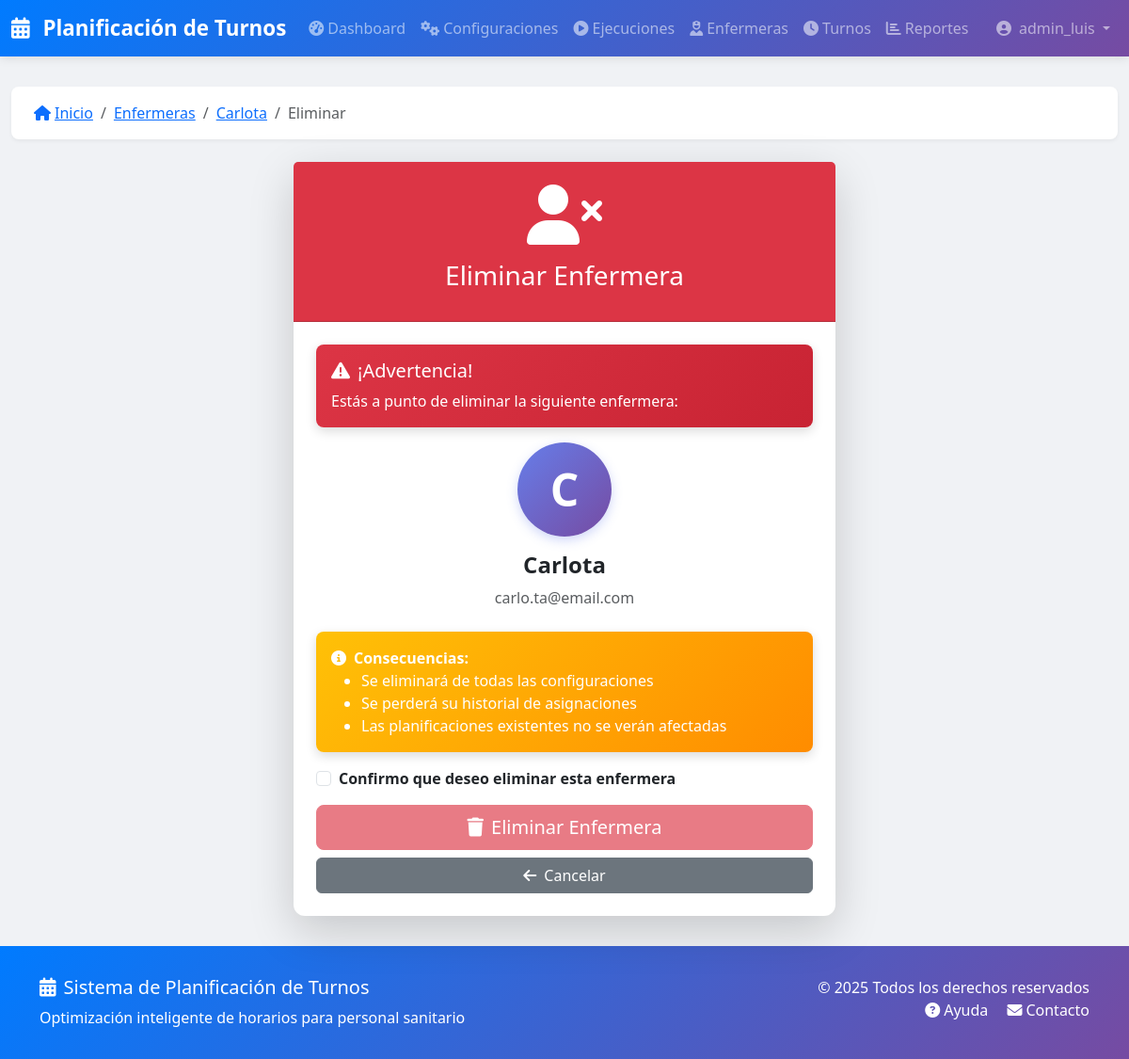
Screenshot of /enfermeras/5/eliminar/ (signed in) with the database file from the repository.
### turnos/models.py (models this page shows, shortened)
class Enfermera(models.Model):
    workspace = models.ForeignKey(
        Workspace,
        on_delete=models.CASCADE,
        related_name='enfermeras',
        null=True,
        blank=True
    )
    nombre = models.CharField(_('Nombre'), max_length=200)
    email = models.EmailField(_('Email'), unique=True)
    telefono = models.CharField(_('Teléfono'), max_length=20, blank=True)
    dni = models.CharField(_('DNI'), max_length=20, blank=True, unique=True, null=True)
    activa = models.BooleanField(_('Activa'), default=True)
    fecha_alta = models.DateField(_('Fecha de alta'), auto_now_add=True)
    preferencias = models.JSONField(_('Preferencias'), default=dict, blank=True)
    notas = models.TextField(_('Notas'), blank=True)
    class Meta:
        verbose_name = _('Enfermera')
        verbose_name_plural = _('Enfermeras')
        ordering = ['nombre']

### turnos/views.py (the view, shortened to what this page needs)
# urls.py: path('enfermeras/<int:pk>/eliminar/', views.EnfermeraDeleteView.as_view(), name='enfermera_eliminar'),
class EnfermeraDeleteView(LoginRequiredMixin, DeleteView):
    model = Enfermera
    template_name = 'turnos/enfermera_confirm_delete.html'
    success_url = reverse_lazy('turnos:enfermera_lista')

### turnos/templates/turnos/enfermera_confirm_delete.html (shortened to what this page needs)
{% extends 'base.html' %}
{% load static %}
{% load i18n %}
{% block breadcrumb_items %}
    <li class="breadcrumb-item"><a href="{% url 'turnos:enfermera_lista' %}">{% trans "Enfermeras" %}</a></li>
    <li class="breadcrumb-item"><a href="{% url 'turnos:enfermera_detalle' enfermera.id %}">{{ enfermera.nombre }}</a></li>
    <li class="breadcrumb-item active">{% trans "Eliminar" %}</li>
{% endblock %}
{% block content %}
<div class="row justify-content-center">
    <div class="col-md-6">
        <div class="card shadow-lg border-0">
            <div class="card-header bg-danger text-white text-center py-4">
                <i class="fas fa-user-times fa-4x mb-3"></i>
                <h3>{% trans "Eliminar Enfermera" %}</h3>
            </div>
            <div class="card-body p-4">
                <div class="alert alert-danger">
                    <h5><i class="fas fa-exclamation-triangle me-2"></i>{% trans "¡Advertencia!" %}</h5>
                    <p class="mb-0">
                        {% trans "Estás a punto de eliminar la siguiente enfermera:" %}
                    </p>
                </div>
                <div class="text-center mb-4">
                    <div class="user-avatar-large mb-3">
                        {{ enfermera.nombre|first|upper }}
                    </div>
                    <h4 class="fw-bold">{{ enfermera.nombre }}</h4>
                    <p class="text-muted">{{ enfermera.email }}</p>
                </div>
                <div class="alert alert-warning">
                    <strong><i class="fas fa-info-circle me-2"></i>{% trans "Consecuencias:" %}</strong>
                    <ul class="mb-0">
                        <li>{% trans "Se eliminará de todas las configuraciones" %}</li>
                        <li>{% trans "Se perderá su historial de asignaciones" %}</li>
                        <li>{% trans "Las planificaciones existentes no se verán afectadas" %}</li>
                    </ul>
                </div>
                <form method="post" action="{% url 'turnos:enfermera_eliminar' enfermera.id %}">
                    <div class="form-check mb-3">
                        <input class="form-check-input" type="checkbox" id="confirmar" required>
                        <label class="form-check-label fw-bold" for="confirmar">
                            {% trans "Confirmo que deseo eliminar esta enfermera" %}
                        </label>
                    </div>
                    <div class="d-grid gap-2">
                        <button type="submit" class="btn btn-danger btn-lg" id="btn-eliminar" disabled>
                            <i class="fas fa-trash me-2"></i>{% trans "Eliminar Enfermera" %}
                        </button>
                        <a href="{% url 'turnos:enfermera_detalle' enfermera.id %}" class="btn btn-secondary">
                            <i class="fas fa-arrow-left me-2"></i>{% trans "Cancelar" %}
                        </a>
                    </div>
                </form>
            </div>
        </div>
    </div>
</div>
{% endblock %}

### turnos/templates/base.html (shortened to what this page needs)
{% load static %}
{% load i18n %}
<!DOCTYPE html>
<html lang="es">
<head>
    <link href="https://cdn.jsdelivr.net/npm/bootstrap@5.3.0/dist/css/bootstrap.min.css" rel="stylesheet">
    <link rel="stylesheet" href="https://cdnjs.cloudflare.com/ajax/libs/font-awesome/6.4.0/css/all.min.css">
</head>
<body>
    <nav class="navbar navbar-expand-lg navbar-dark">
        <div class="container-fluid">
            <a class="navbar-brand" href="{% url 'turnos:dashboard' %}">
                <i class="fas fa-calendar-alt me-2"></i>
                Planificación de Turnos
            </a>
            <div class="collapse navbar-collapse" id="navbarNav">
                <ul class="navbar-nav me-auto">
                    <li class="nav-item">
                        <a class="nav-link" href="{% url 'turnos:dashboard' %}">
                            <i class="fas fa-tachometer-alt me-1"></i>Dashboard
                        </a>
                    </li>
                    <li class="nav-item">
                        <a class="nav-link" href="{% url 'turnos:config_lista' %}">
                            <i class="fas fa-cogs me-1"></i>Configuraciones
                        </a>
                    </li>
                    <li class="nav-item">
                        <a class="nav-link" href="{% url 'turnos:ejecucion_lista' %}">
                            <i class="fas fa-play-circle me-1"></i>Ejecuciones
                        </a>
                    </li>
                    <li class="nav-item">
                        <a class="nav-link" href="{% url 'turnos:enfermera_lista' %}">
                            <i class="fas fa-user-nurse me-1"></i>Enfermeras
                        </a>
                    </li>
                    <li class="nav-item">
                        <a class="nav-link" href="{% url 'turnos:tipo_turno_lista' %}">
                            <i class="fas fa-clock me-1"></i>Turnos
                        </a>
                    </li>
                    <li class="nav-item">
                        <a class="nav-link" href="{% url 'turnos:reportes' %}">
                            <i class="fas fa-chart-bar me-1"></i>Reportes
                        </a>
                    </li>
                </ul>
                <ul class="navbar-nav">
                    {% if user.is_authenticated %}
                    <li class="nav-item dropdown">
                        <a class="nav-link dropdown-toggle" href="#" id="userDropdown" role="button" data-bs-toggle="dropdown">
                            <i class="fas fa-user-circle me-1"></i>
                            {{ user.get_full_name|default:user.username }}
                        </a>
                    </li>
                    {% else %}
                    <li class="nav-item">
                        <a class="nav-link" href="{% url 'accounts:login' %}">
                            <i class="fas fa-sign-in-alt me-1"></i>Iniciar Sesión
                        </a>
                    </li>
                    {% endif %}
                </ul>
            </div>
        </div>
    </nav>
    <main class="main-content">
        <div class="container-fluid">
            {% block breadcrumb %}
            <nav aria-label="breadcrumb">
                <ol class="breadcrumb">
                    <li class="breadcrumb-item">
                        <a href="{% url 'turnos:dashboard' %}">
                            <i class="fas fa-home me-1"></i>Inicio
                        </a>
                    </li>
                    {% block breadcrumb_items %}{% endblock %}
                </ol>
            </nav>
            {% endblock %}
            {% block content %}{% endblock %}
        </div>
    </main>
    <footer>
        <div class="container">
            <div class="row">
                <div class="col-md-6">
                    <h5><i class="fas fa-calendar-alt me-2"></i>Sistema de Planificación de Turnos</h5>
                    <p class="mb-0">Optimización inteligente de horarios para personal sanitario</p>
                </div>
                <div class="col-md-6 text-md-end">
                    <p class="mb-0">&copy; 2025 Todos los derechos reservados</p>
                    <p class="mb-0">
                        <a href="#" class="text-white text-decoration-none me-3">
                            <i class="fas fa-question-circle me-1"></i>Ayuda
                        </a>
                        <a href="#" class="text-white text-decoration-none">
                            <i class="fas fa-envelope me-1"></i>Contacto
                        </a>
                    </p>
                </div>
            </div>
        </div>
    </footer>
    <link rel="stylesheet" href="{% static 'css/custom.css' %}">
</body>
</html>

### turnos/templates/base.html (style rules this page uses)
:root { --primary-color: #667eea; --secondary-color: #764ba2; --success-color: #28a745; --danger-color: #dc3545; --warning-color: #ffc107; --info-color: #17a2b8; --dark-color: #343a40; --light-color: #f8f9fa; }
body { font-family: 'Segoe UI', Tahoma, Geneva, Verdana, sans-serif; background-color: #f0f2f5; min-height: 100vh; display: flex; flex-direction: column; }
.navbar { background: linear-gradient(135deg, var(--primary-color), var(--secondary-color)); box-shadow: 0 2px 10px rgba(0,0,0,0.1); }
.navbar-brand { font-weight: 700; font-size: 1.4rem; }
.main-content { flex: 1; padding: 2rem 0; }
.breadcrumb { background: white; padding: 1rem 1.5rem; border-radius: 8px; box-shadow: 0 2px 4px rgba(0,0,0,0.05); margin-bottom: 1.5rem; }
.card { border: none; border-radius: 12px; box-shadow: 0 2px 8px rgba(0,0,0,0.08); transition: all 0.3s ease; }
footer { background: linear-gradient(135deg, var(--primary-color), var(--secondary-color)); color: white; padding: 2rem 0; margin-top: auto; }
.alert { margin-bottom: 1rem; box-shadow: 0 4px 12px rgba(0,0,0,0.15); border: none; border-radius: 8px; }
.alert-error, .alert-danger { background: linear-gradient(135deg, #dc3545, #c82333); color: white; }
.alert-warning { background: linear-gradient(135deg, #ffc107, #ff8c00); color: white; }

### turnos/templates/turnos/enfermera_confirm_delete.html (style rules this page uses)
.user-avatar-large { width: 100px; height: 100px; border-radius: 50%; background: linear-gradient(135deg, #667eea, #764ba2); color: white; display: flex; align-items: center; justify-content: center; font-size: 3rem; font-weight: bold; margin: 0 auto; box-shadow: 0 4px 12px rgba(102, 126, 234, 0.3); }

### rows the page displays
Enfermera: nombre "Carlota", nombre|first "C", email "carlo.ta@email.com"

### other values shown
{{ user.get_full_name|default:user.username }} "admin_luis"
